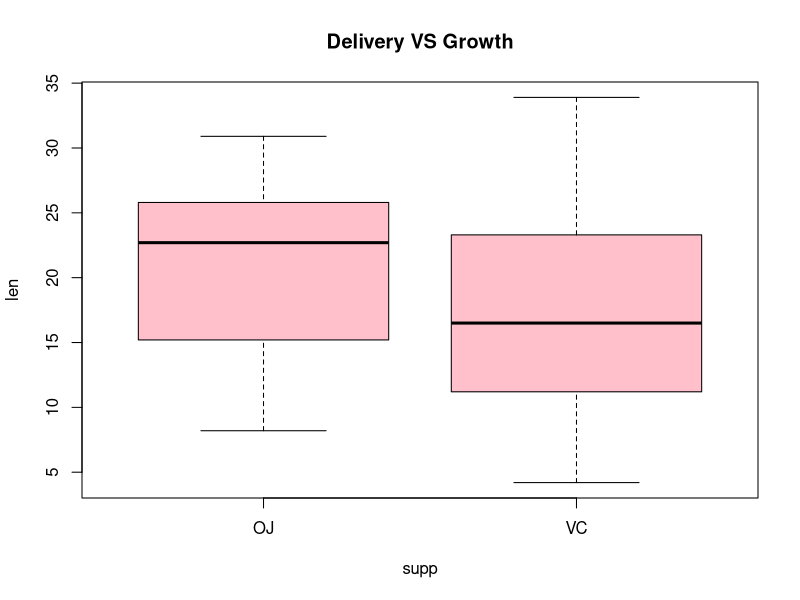
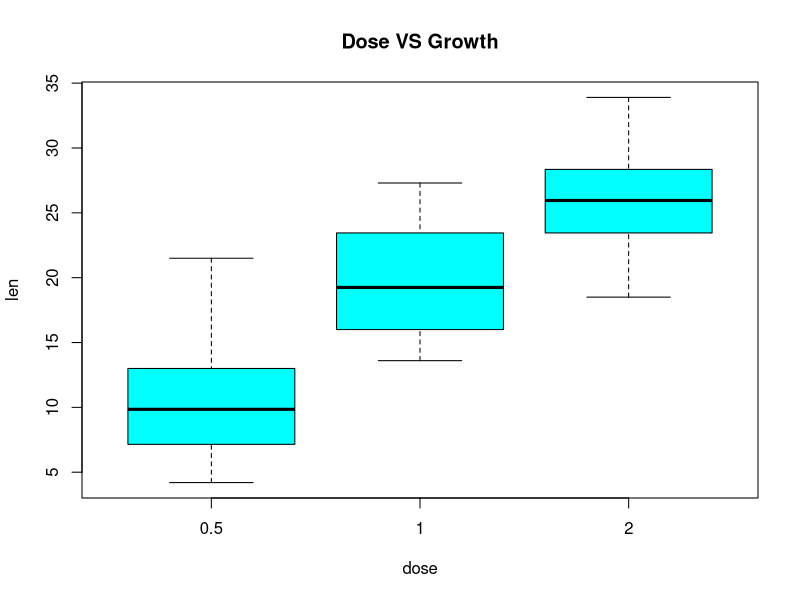

Write the R code that produced these figures, in order.
## ---- chunk 1
knitr::opts_chunk$set(echo = TRUE)
## ---- chunk 2
library(datasets)
# so lets see what we are dealing with, and if we have pairing
dim(ToothGrowth)

head(ToothGrowth)

table(ToothGrowth$supp)

table(ToothGrowth$dose)

## ---- chunk 3
#lets look at a box plot for Delivery method
boxplot(len~supp,ToothGrowth,main = "Delivery VS Growth", col= "pink")

## ---- chunk 4
#lets look at a box plot for Dosage level
boxplot(len~dose,ToothGrowth, main = "Dose VS Growth" , col= "cyan")


## ---- chunk 5
# lets subset the data for delivery
g1 <- subset(ToothGrowth, supp== "OJ", select = c(len))
#and
 g2 <- subset(ToothGrowth, supp== "VC", select = c(len))
 
 #So lets do a Welch Two Sample t-test even though they are the same subjects we can not 
 # Guarantee the elements are paired.
 
 t.test(g1,g2)

## ---- chunk 6
# lets subset the data.
d05 <- subset(ToothGrowth, dose== 0.5, select = c(len))
d10 <- subset(ToothGrowth, dose== 1.0, select = c(len))
d20 <- subset(ToothGrowth, dose== 2.0, select = c(len))

#so lets run the t tests
t.test(d05,d10)

t.test(d05,d20)

t.test(d10,d20)
